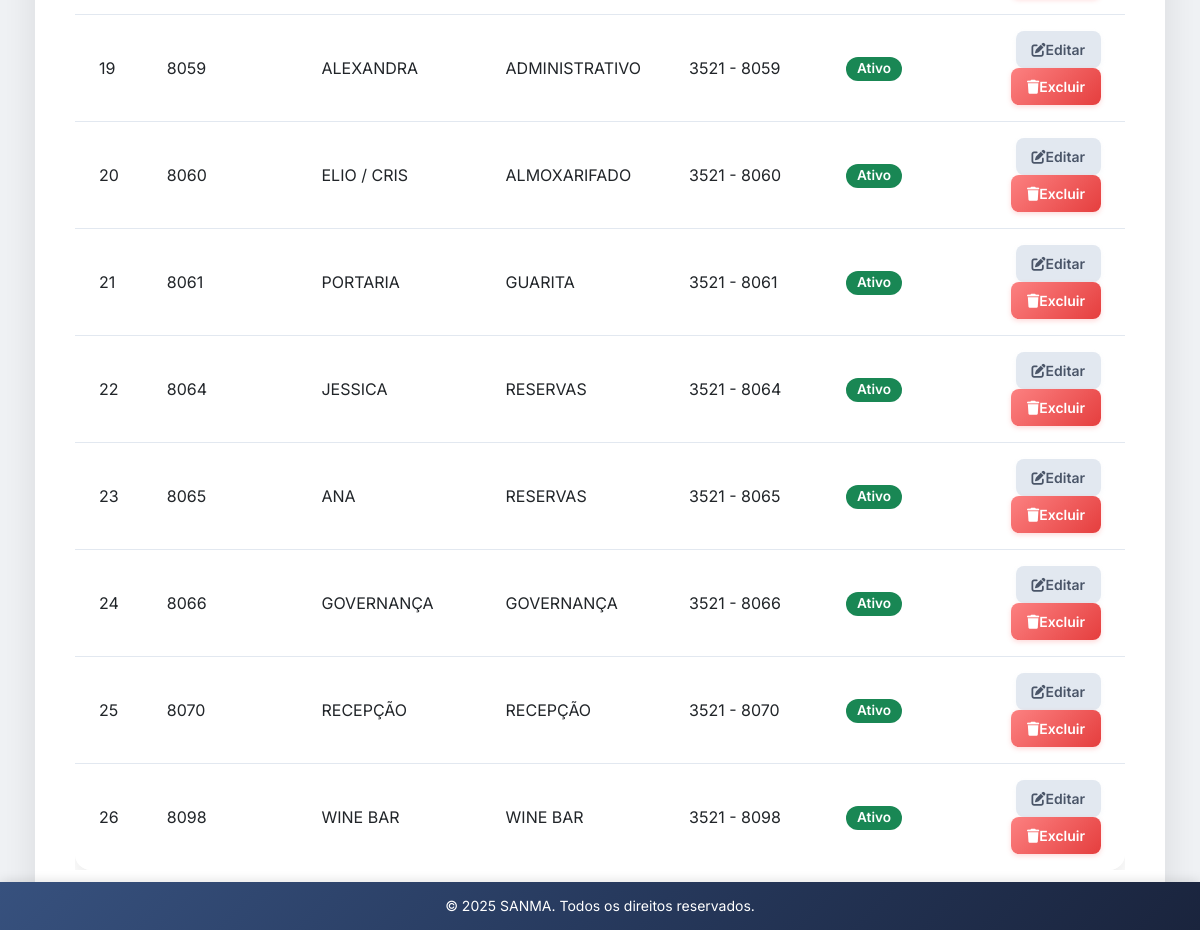
Before: /ramais/ (signed in, lower part) with the older database file.
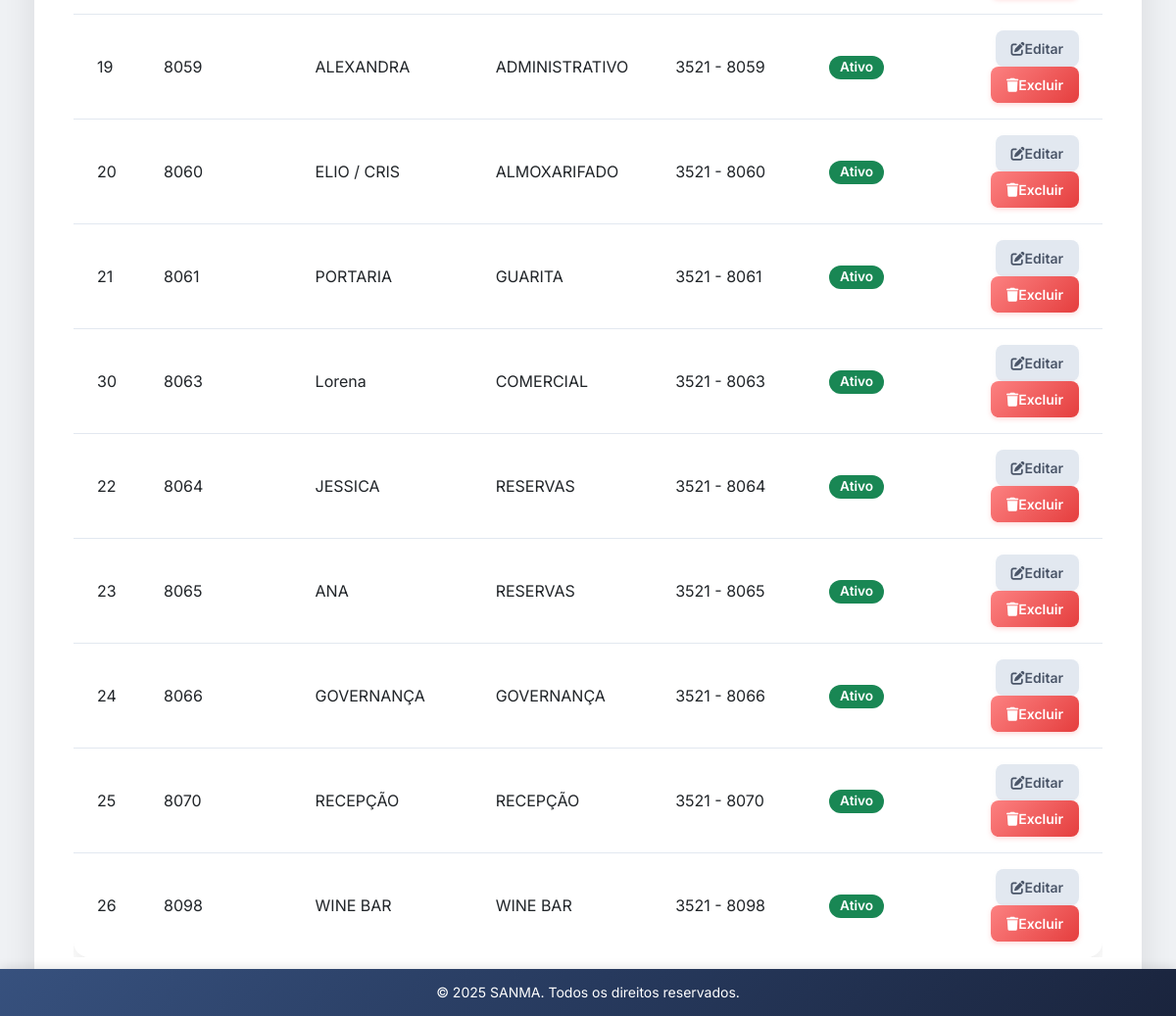
After: the same page with the newer database file.
### ramais/models.py (models this page shows, shortened)
class Ramal(models.Model):
    numero_ramal = models.CharField(max_length=10, unique=True)
    linha_completa = models.CharField(max_length=20)
    grupo = models.ForeignKey(Group, on_delete=models.CASCADE, related_name='ramais')
    atendente = models.CharField(max_length=100)
    ativo = models.BooleanField(default=True)  # Novo campo 'ativo', padrão é True (ativo)
    instrucoes_pdf = models.TextField(
        blank=True,
        verbose_name="Instruções para rodapé do PDF",
        help_text="Instruções como: como fazer ligação, puxar ligação, etc."
    )

### ramais/views.py (the view, shortened to what this page needs)
# urls.py: path('', views.listar_ramais, name='listar_ramais'),
@login_required
def listar_ramais(request):
    status = request.GET.get('status', 'todos')  # Default 'todos'
    search = request.GET.get('search', '')
    ramais = Ramal.objects.all()
    if status != 'todos':
        if status == 'ativos':
            ramais = ramais.filter(ativo=True)
        elif status == 'inativos':
            ramais = ramais.filter(ativo=False)
    ramais = ramais.order_by('numero_ramal')
    return render(request, 'ramais/listar_ramais.html', {'ramais': ramais})

### templates/ramais/listar_ramais.html (shortened to what this page needs)
{% extends 'core/base.html' %}
{% load static %}
{% block extra_css %}
<link rel="stylesheet" href="{% static 'css/ramais/listar_ramais.css' %}">
{% endblock %}
{% block content %}
<div class="container mt-4">
    <div class="table-responsive">
        <table class="table table-hover align-middle">
            <tbody>
                {% for ramal in ramais %}
                <tr>
                    <td>{{ ramal.id }}</td>
                    <td>{{ ramal.numero_ramal }}</td>
                    <td>{{ ramal.atendente }}</td>
                    <td>{{ ramal.grupo.name }}</td>
                    <td>{{ ramal.linha_completa|slice:":4" }} - {{ ramal.linha_completa|slice:"4:8" }}</td>
                    <td>
                        {% if ramal.ativo %}
                            <span class="badge bg-success">Ativo</span>
                        {% else %}
                            <span class="badge bg-danger">Inativo</span>
                        {% endif %}
                    </td>
                    <td class="text-end">
                        <a href="{% url 'editar_ramal' ramal.pk %}" class="btn btn-sm btn-secondary">
                            <i class="fas fa-edit"></i> Editar
                        </a>
                        <a href="{% url 'excluir_ramal' ramal.pk %}" class="btn btn-sm btn-danger">
                            <i class="fas fa-trash"></i> Excluir
                        </a>
                    </td>
                </tr>
                {% empty %}
                <tr>
                    <td colspan="7" class="text-center">Nenhum ramal encontrado.</td>
                </tr>
                {% endfor %}
            </tbody>
        </table>
    </div>
</div>
{% endblock %}

Changed rows visible on the page:
added Ramal: id "30", numero_ramal "8063", atendente "Lorena", grupo.name "COMERCIAL", linha_completa "3521", linha_completa "8063", ativo "Ativo"
